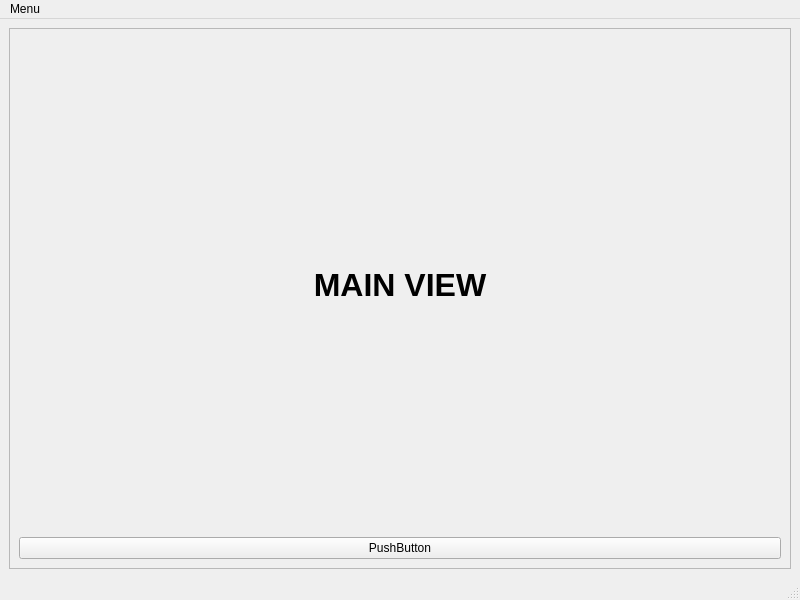
<?xml version="1.0" encoding="UTF-8"?>
<ui version="4.0">
 <class>MainWindow</class>
 <widget class="QMainWindow" name="MainWindow">
  <property name="geometry">
   <rect>
    <x>0</x>
    <y>0</y>
    <width>800</width>
    <height>600</height>
   </rect>
  </property>
  <property name="windowTitle">
   <string>MainWindow</string>
  </property>
  <widget class="QWidget" name="centralwidget">
   <layout class="QGridLayout" name="gridLayout">
    <item row="0" column="0">
     <widget class="QFrame" name="frame">
      <property name="frameShape">
       <enum>QFrame::StyledPanel</enum>
      </property>
      <property name="frameShadow">
       <enum>QFrame::Raised</enum>
      </property>
      <layout class="QGridLayout" name="gridLayout_2">
       <item row="0" column="0">
        <widget class="QLabel" name="label">
         <property name="font">
          <font>
           <pointsize>24</pointsize>
           <weight>75</weight>
           <bold>true</bold>
          </font>
         </property>
         <property name="text">
          <string>MAIN VIEW</string>
         </property>
         <property name="textFormat">
          <enum>Qt::AutoText</enum>
         </property>
         <property name="alignment">
          <set>Qt::AlignCenter</set>
         </property>
        </widget>
       </item>
       <item row="1" column="0">
        <widget class="QPushButton" name="pushButton">
         <property name="text">
          <string>PushButton</string>
         </property>
        </widget>
       </item>
      </layout>
     </widget>
    </item>
   </layout>
  </widget>
  <widget class="QMenuBar" name="menubar">
   <property name="geometry">
    <rect>
     <x>0</x>
     <y>0</y>
     <width>800</width>
     <height>26</height>
    </rect>
   </property>
   <widget class="QMenu" name="menuClose">
    <property name="title">
     <string>Menu</string>
    </property>
    <addaction name="actionClose"/>
   </widget>
   <addaction name="menuClose"/>
  </widget>
  <widget class="QStatusBar" name="statusbar"/>
  <action name="actionClose">
   <property name="text">
    <string>Close</string>
   </property>
  </action>
 </widget>
 <resources/>
 <connections/>
</ui>
